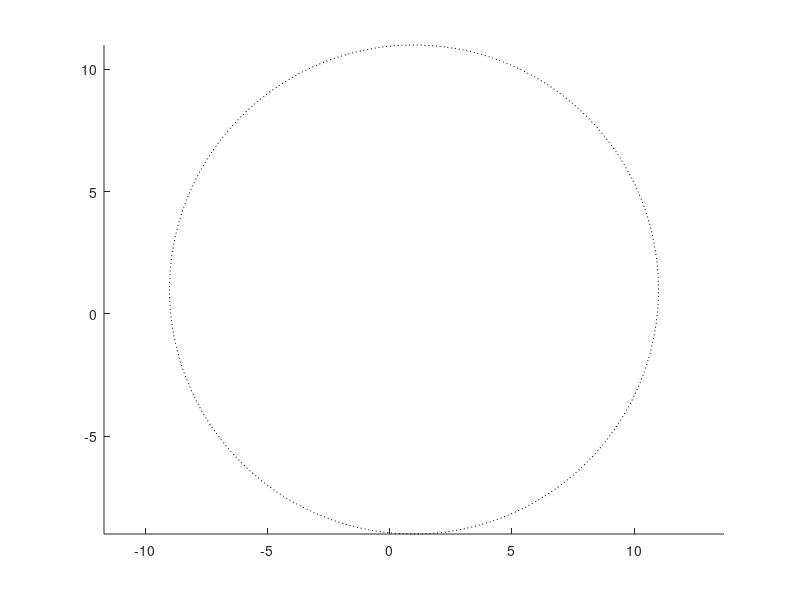

MATLAB code to generate this figure: (Note: this script raises an error after producing the figure.)
 y = betarnd(2,4,100,1);
 x = rand(100,1);
 XY = [x y];
 
 plot(XY(:,1),XY(:,2),'*');
 
 
  %to test the function
clf
axis equal
hold on
x1=1
y1=1
rc=10
[x,y,z] = cylinder(rc,200);
plot(x(1,:)+x1,y(1,:)+y1,':k')


[x y]=points_in_circle(x1,y1,rc, 1000);
plot(x,y,'bx')

[x y]=points_in_circle(x1,y1,rc, 50);
plot(x,y,'or')


[x y]=points_in_circle(x1,y1,rc, 500);
plot(x,y,'*g')

